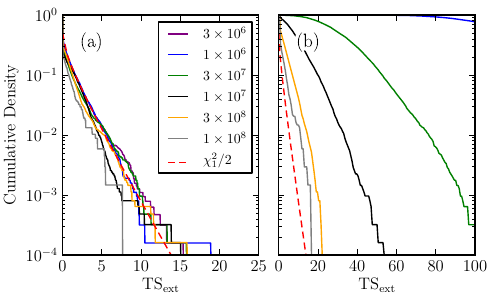

Write the Python code that produced this figure.
from matplotlib import rc
rc('ps',usedistiller='xpdf')
rc('text', usetex=True)
rc('font', family='serif', serif="Computer Modern Roman")

import yaml
import numpy as np
import pylab as P

import matplotlib
from mpl_toolkits.axes_grid.anchored_artists import AnchoredText
from matplotlib.patheffects import withStroke
from mpl_toolkits.axes_grid.axes_grid import Grid

fig=P.figure(figsize=(5,3))
fig.subplots_adjust(right=0.95, top=0.95, bottom=0.15)

grid = Grid(fig, 111, nrows_ncols = (1, 2), axes_pad=0.2)

d=yaml.load(open('extension_test.yaml'))


min_cdf = 1e-4

format_float = lambda f: r'$%s$' % str(f).replace('e-0',r'\times 10^')

for i,(name,irf) in enumerate([['(a)','P7SOURCE_V6'], ['(b)','P7SOURCE_V4']]):

    axes = grid[i]

    grid[i].add_artist(
        AnchoredText(name, frameon=False, loc=2, prop=dict(size=14,
                     path_effects=[withStroke(linewidth=5,foreground='w')])))


    index_mc=2
    for flux_mc, color in zip(
            reversed([ 1e-8, 3e-8, 1e-7, 3e-7, 1e-6, 3e-6 ]),
            ['purple', 'blue', 'green', 'black', 'orange', 'gray']
        ):
        kwargs=dict(color=color)

        ts = d[irf][flux_mc]['ts']
        cdf = d[irf][flux_mc]['cdf']

        cdf = np.asarray(cdf)
        cdf[cdf == 0] = min_cdf

        print ts,cdf
        axes.semilogy(ts,cdf,linewidth=1,label=format_float(flux_mc), **kwargs)


    ts = d['chi2']['ts']
    cdf = d['chi2']['cdf']
    grid[i].semilogy(ts, cdf, 'red', linewidth=1, label='$\chi^2_1/2$', dashes=(5,3))


    axes.set_ylim(min_cdf,1)
    axes.set_xlabel(r'$\mathrm{TS}_\mathrm{ext}$')
    axes.set_ylabel('Cumulative Density')

grid[0].set_xlim(0,25)
grid[1].set_xlim(0,100)

prop = matplotlib.font_manager.FontProperties(size=10)
grid[0].legend(loc=1, prop=prop, columnspacing=1)

P.savefig('extension_test.eps')
P.savefig('extension_test.pdf')

